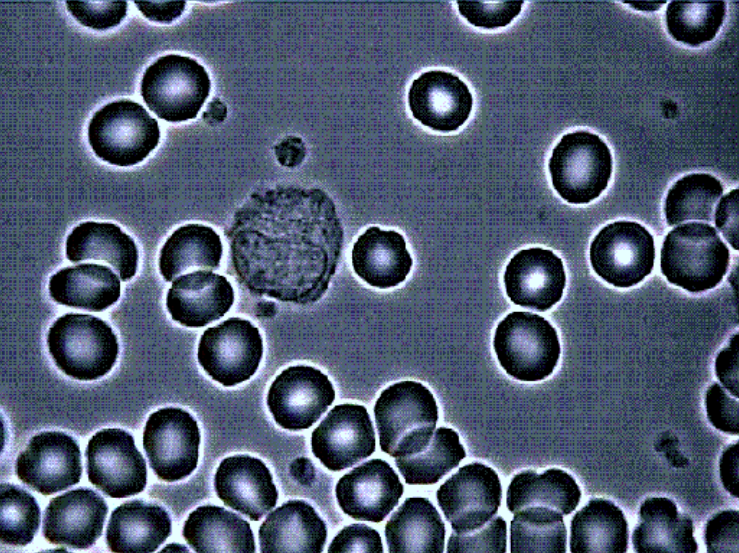
#> input picture blood_cells.png, 739 x 553 px
$ python blood_cells.py
#> lines starting #> are read from the running program, lines starting #| are printed output that depends on the picture; after the words box and inside, x2 and y2 are one past the last pixel; in counts of white or black regions, pixels touching at a corner belong together
import cv2
import numpy as np


def main():
    circle5 = cv2.getStructuringElement(cv2.MORPH_ELLIPSE, (5, 5))
    circle3 = cv2.getStructuringElement(cv2.MORPH_ELLIPSE, (3, 3))
    circle7 = cv2.getStructuringElement(cv2.MORPH_ELLIPSE, (7, 7))
    circle11 = cv2.getStructuringElement(cv2.MORPH_ELLIPSE, (11, 11))

    image = cv2.imread('blood_cells.png')
#> image is the input picture: shape (553, 739, 3); mean B, G, R 111.3, 89.7, 78.1
    gray = cv2.cvtColor(image, cv2.COLOR_BGR2GRAY)
    blurred = cv2.GaussianBlur(gray, (5, 5), 2)
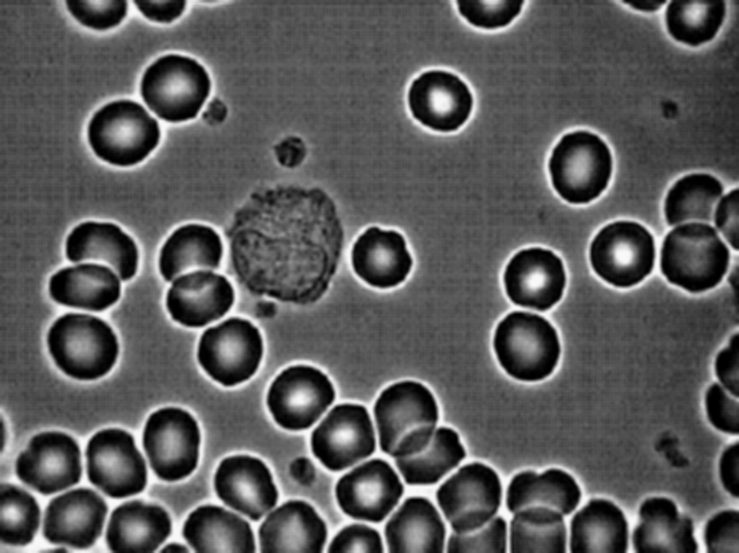
#> blurred: shape (553, 739); min 0, max 248, mean 88.7
    threshold, binarized = cv2.threshold(blurred, 0, 255, cv2.THRESH_OTSU)
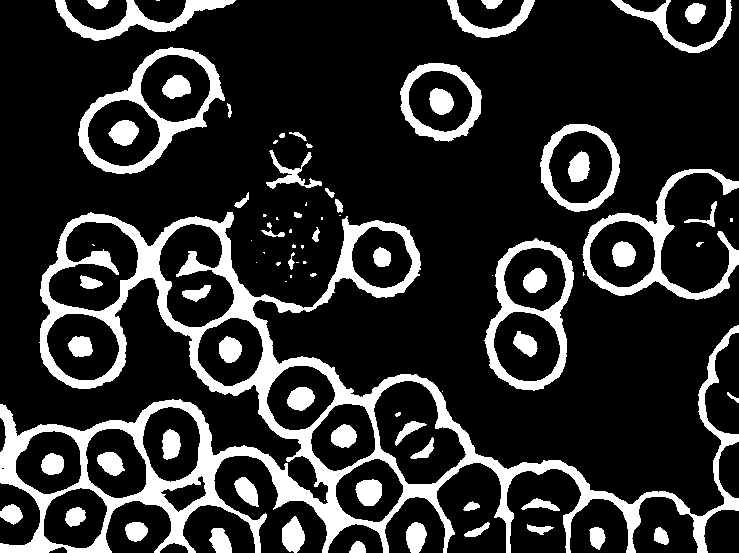
#> binarized: shape (553, 739); 18% white; 88 white regions (24 under 20 px), largest, box (x1, y1, x2, y2) and area: (0, 212, 739, 553) 38952, (78, 47, 225, 174) 3959, (582, 169, 739, 300) 3949
#> threshold = 120
    gradient = cv2.morphologyEx(blurred, cv2.MORPH_GRADIENT, circle5)
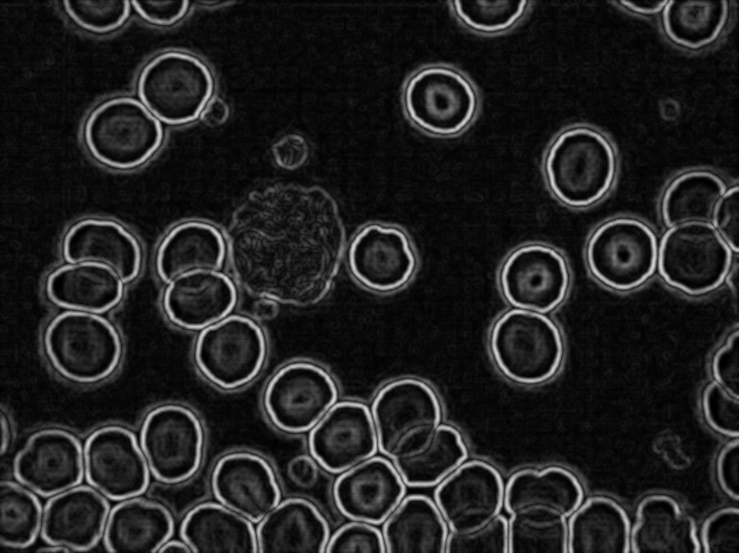
#> gradient: shape (553, 739); min 0, max 217, mean 32.9

    blurred_gradient = cv2.GaussianBlur(gradient, (5, 5), 2)

    gradient_threshold, binarized_gradient = cv2.threshold(blurred_gradient, 0, 255, cv2.THRESH_OTSU)
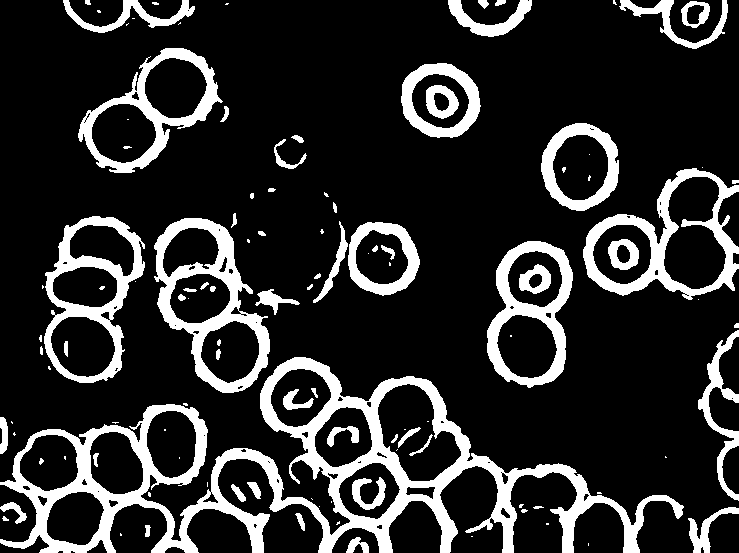
#> binarized_gradient: shape (553, 739); 17.5% white; 113 white regions (49 under 20 px), largest, box (x1, y1, x2, y2) and area: (0, 357, 684, 553) 26931, (154, 218, 270, 393) 5983, (583, 168, 739, 300) 5430
#> gradient_threshold = 58
    opened = cv2.morphologyEx(binarized_gradient, cv2.MORPH_OPEN, circle5)
#> opened: shape (553, 739); 16.7% white; 54 white regions (6 under 20 px), largest, box (x1, y1, x2, y2) and area: (0, 357, 683, 553) 26331, (154, 218, 270, 393) 5831, (583, 168, 739, 296) 5179
    # [19 lines of commented-out code are left out]

    not_opened = cv2.bitwise_not(opened)
    opened_not_opened = cv2.morphologyEx(not_opened, cv2.MORPH_OPEN, circle7)
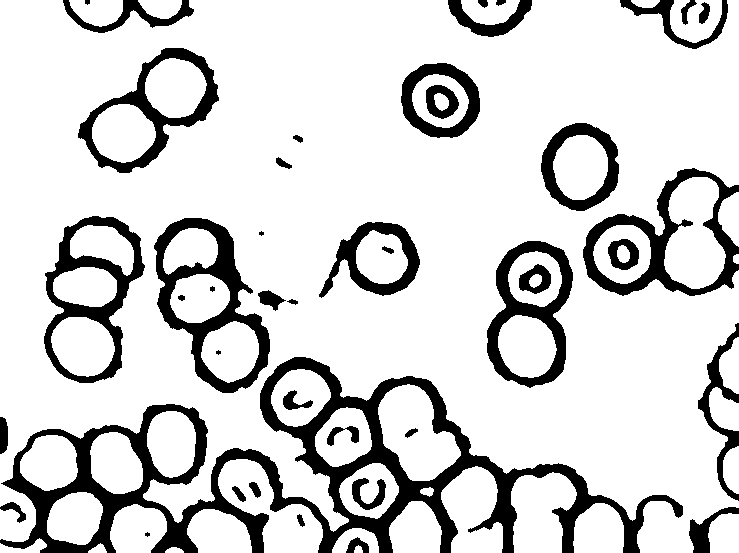
#> opened_not_opened: shape (553, 739); 82.8% white; 42 black regions (3 under 20 px), largest, box (x1, y1, x2, y2) and area: (0, 357, 683, 553) 27513, (154, 218, 270, 393) 6031, (583, 168, 739, 296) 5343
    class_num, result = cv2.connectedComponents(opened_not_opened)
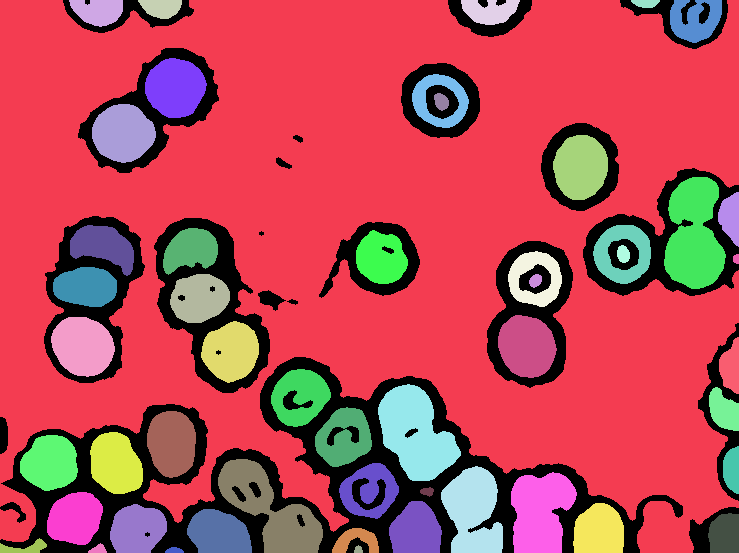
#> result: shape (553, 739) int32; 52 distinct labels, from 0 to 51; one colour per label, 0 black
#> class_num = 52
    print(class_num)
#| 52
    result = result.astype(np.uint8) * 4
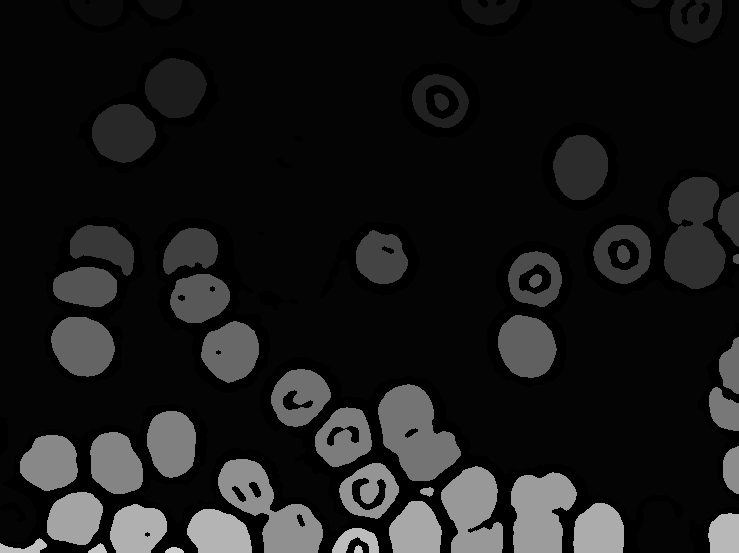
#> result: shape (553, 739); min 0, max 204, mean 25.6

    cv2.imshow('image', image)
    cv2.imshow('gray', gray)
    cv2.imshow('blurred', blurred)
    cv2.imshow('binarized', binarized)
    cv2.imshow('gradient', gradient)
    cv2.imshow('binarized_gradient', binarized_gradient)
    cv2.imshow('opened', opened)
    # [8 lines of commented-out code are left out]
    cv2.imshow('result', result)
    cv2.waitKey()


if __name__ == '__main__':
    main()

$ run again, with coins.png copied over blood_cells.png
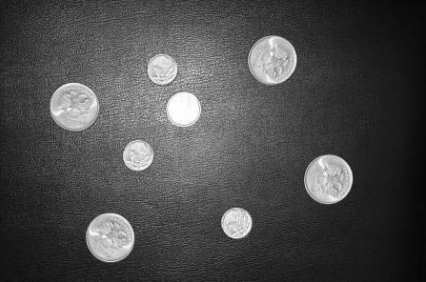
#> input picture coins.png, 426 x 282 px
#> in main, image is the input picture: shape (282, 426, 3); min 4, max 255, mean 74
#> in main, `threshold, binarized = cv2.threshold(blurred, 0, 255, cv2.THRESH_OTSU)`:
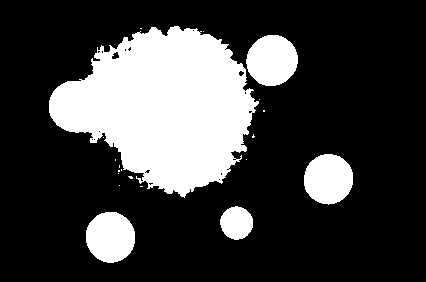
#> binarized: shape (282, 426); 24.7% white; 20 white regions (15 under 20 px), largest, box (x1, y1, x2, y2) and area: (49, 26, 259, 198) 22757, (246, 35, 298, 86) 2059, (86, 212, 135, 263) 1978, (304, 154, 353, 205) 1956, (220, 206, 253, 240) 854
#> threshold = 98
#> binarized_gradient: shape (282, 426); 5.5% white; 8 white regions, largest, box (x1, y1, x2, y2) and area: (301, 151, 356, 208) 1144, (83, 210, 138, 266) 1127, (246, 32, 300, 88) 1035
#> gradient_threshold = 36
#> opened: shape (282, 426); 5.5% white; 9 white regions, largest, box (x1, y1, x2, y2) and area: (301, 151, 356, 208) 1141, (83, 210, 138, 266) 1125, (246, 32, 300, 88) 1033
#> opened_not_opened: shape (282, 426); 94.5% white; 8 black regions, largest, box (x1, y1, x2, y2) and area: (301, 151, 356, 208) 1142, (83, 210, 138, 266) 1127, (246, 32, 300, 88) 1034
#> class_num = 9
#| 9
#> in main, `result = result.astype(np.uint8) * 4`:
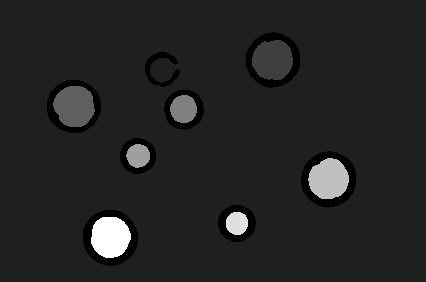
#> result: shape (282, 426); min 0, max 32, mean 4.6; drawn with min black and max white
